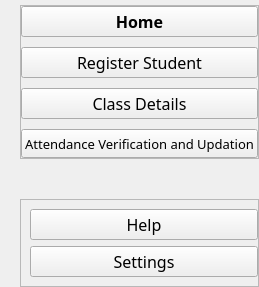
        <widget class="QCustomSlideMenu" name="left_menu" native="true">
         <property name="sizePolicy">
          <sizepolicy hsizetype="Fixed" vsizetype="Preferred">
           <horstretch>0</horstretch>
           <verstretch>0</verstretch>
          </sizepolicy>
         </property>
         <property name="minimumSize">
          <size>
           <width>200</width>
           <height>0</height>
          </size>
         </property>
         <property name="cursor">
          <cursorShape>ArrowCursor</cursorShape>
         </property>
         <property name="styleSheet">
          <string notr="true">#left_menu{
background-color: rgba(180, 180, 180,127);
}</string>
         </property>
         <layout class="QVBoxLayout" name="verticalLayout_5" stretch="0">
          <property name="spacing">
           <number>0</number>
          </property>
          <property name="leftMargin">
           <number>10</number>
          </property>
          <property name="topMargin">
           <number>0</number>
          </property>
          <property name="rightMargin">
           <number>0</number>
          </property>
          <property name="bottomMargin">
           <number>0</number>
          </property>
          <item>
           <widget class="QWidget" name="widget" native="true">
            <property name="sizePolicy">
             <sizepolicy hsizetype="Preferred" vsizetype="Preferred">
              <horstretch>0</horstretch>
              <verstretch>0</verstretch>
             </sizepolicy>
            </property>
            <layout class="QVBoxLayout" name="verticalLayout_6">
             <property name="spacing">
              <number>0</number>
             </property>
             <property name="leftMargin">
              <number>10</number>
             </property>
             <property name="topMargin">
              <number>5</number>
             </property>
             <property name="rightMargin">
              <number>0</number>
             </property>
             <property name="bottomMargin">
              <number>0</number>
             </property>
             <item>
              <widget class="QFrame" name="frame">
               <property name="frameShape">
                <enum>QFrame::StyledPanel</enum>
               </property>
               <property name="frameShadow">
                <enum>QFrame::Raised</enum>
               </property>
               <layout class="QVBoxLayout" name="verticalLayout_7">
                <property name="spacing">
                 <number>10</number>
                </property>
                <property name="leftMargin">
                 <number>0</number>
                </property>
                <property name="topMargin">
                 <number>0</number>
                </property>
                <property name="rightMargin">
                 <number>0</number>
                </property>
                <property name="bottomMargin">
                 <number>0</number>
                </property>
                <item>
                 <widget class="QPushButton" name="home_btn">
                  <property name="font">
                   <font>
                    <family>Maiandra GD</family>
                    <pointsize>12</pointsize>
                    <weight>75</weight>
                    <bold>true</bold>
                   </font>
                  </property>
                  <property name="cursor">
                   <cursorShape>PointingHandCursor</cursorShape>
                  </property>
                  <property name="text">
                   <string>Home</string>
                  </property>
                 </widget>
                </item>
                <item>
                 <widget class="QPushButton" name="Register_Student">
                  <property name="font">
                   <font>
                    <family>Maiandra GD</family>
                    <pointsize>12</pointsize>
                   </font>
                  </property>
                  <property name="cursor">
                   <cursorShape>PointingHandCursor</cursorShape>
                  </property>
                  <property name="text">
                   <string>Register Student</string>
                  </property>
                 </widget>
                </item>
                <item>
                 <widget class="QPushButton" name="Class_Details">
                  <property name="font">
                   <font>
                    <family>Maiandra GD</family>
                    <pointsize>12</pointsize>
                   </font>
                  </property>
                  <property name="cursor">
                   <cursorShape>PointingHandCursor</cursorShape>
                  </property>
                  <property name="text">
                   <string>Class Details</string>
                  </property>
                 </widget>
                </item>
                <item>
                 <widget class="QPushButton" name="Attd_verify_Uptd">
                  <property name="minimumSize">
                   <size>
                    <width>0</width>
                    <height>29</height>
                   </size>
                  </property>
                  <property name="font">
                   <font>
                    <family>Maiandra GD</family>
                    <pointsize>10</pointsize>
                   </font>
                  </property>
                  <property name="text">
                   <string>Attendance Verification and Updation</string>
                  </property>
                 </widget>
                </item>
               </layout>
              </widget>
             </item>
             <item>
              <spacer name="verticalSpacer">
               <property name="orientation">
                <enum>Qt::Vertical</enum>
               </property>
               <property name="sizeHint" stdset="0">
                <size>
                 <width>20</width>
                 <height>40</height>
                </size>
               </property>
              </spacer>
             </item>
             <item>
              <widget class="QFrame" name="frame_2">
               <property name="minimumSize">
                <size>
                 <width>180</width>
                 <height>0</height>
                </size>
               </property>
               <property name="frameShape">
                <enum>QFrame::StyledPanel</enum>
               </property>
               <property name="frameShadow">
                <enum>QFrame::Raised</enum>
               </property>
               <layout class="QVBoxLayout" name="verticalLayout_2">
                <property name="rightMargin">
                 <number>0</number>
                </property>
                <item>
                 <widget class="QPushButton" name="Help">
                  <property name="enabled">
                   <bool>true</bool>
                  </property>
                  <property name="font">
                   <font>
                    <family>Maiandra GD</family>
                    <pointsize>12</pointsize>
                   </font>
                  </property>
                  <property name="cursor">
                   <cursorShape>PointingHandCursor</cursorShape>
                  </property>
                  <property name="text">
                   <string>Help</string>
                  </property>
                 </widget>
                </item>
                <item>
                 <widget class="QPushButton" name="Settings">
                  <property name="enabled">
                   <bool>true</bool>
                  </property>
                  <property name="font">
                   <font>
                    <family>Maiandra GD</family>
                    <pointsize>12</pointsize>
                   </font>
                  </property>
                  <property name="cursor">
                   <cursorShape>PointingHandCursor</cursorShape>
                  </property>
                  <property name="text">
                   <string>Settings</string>
                  </property>
                 </widget>
                </item>
               </layout>
              </widget>
             </item>
            </layout>
           </widget>
          </item>
         </layout>
        </widget>
